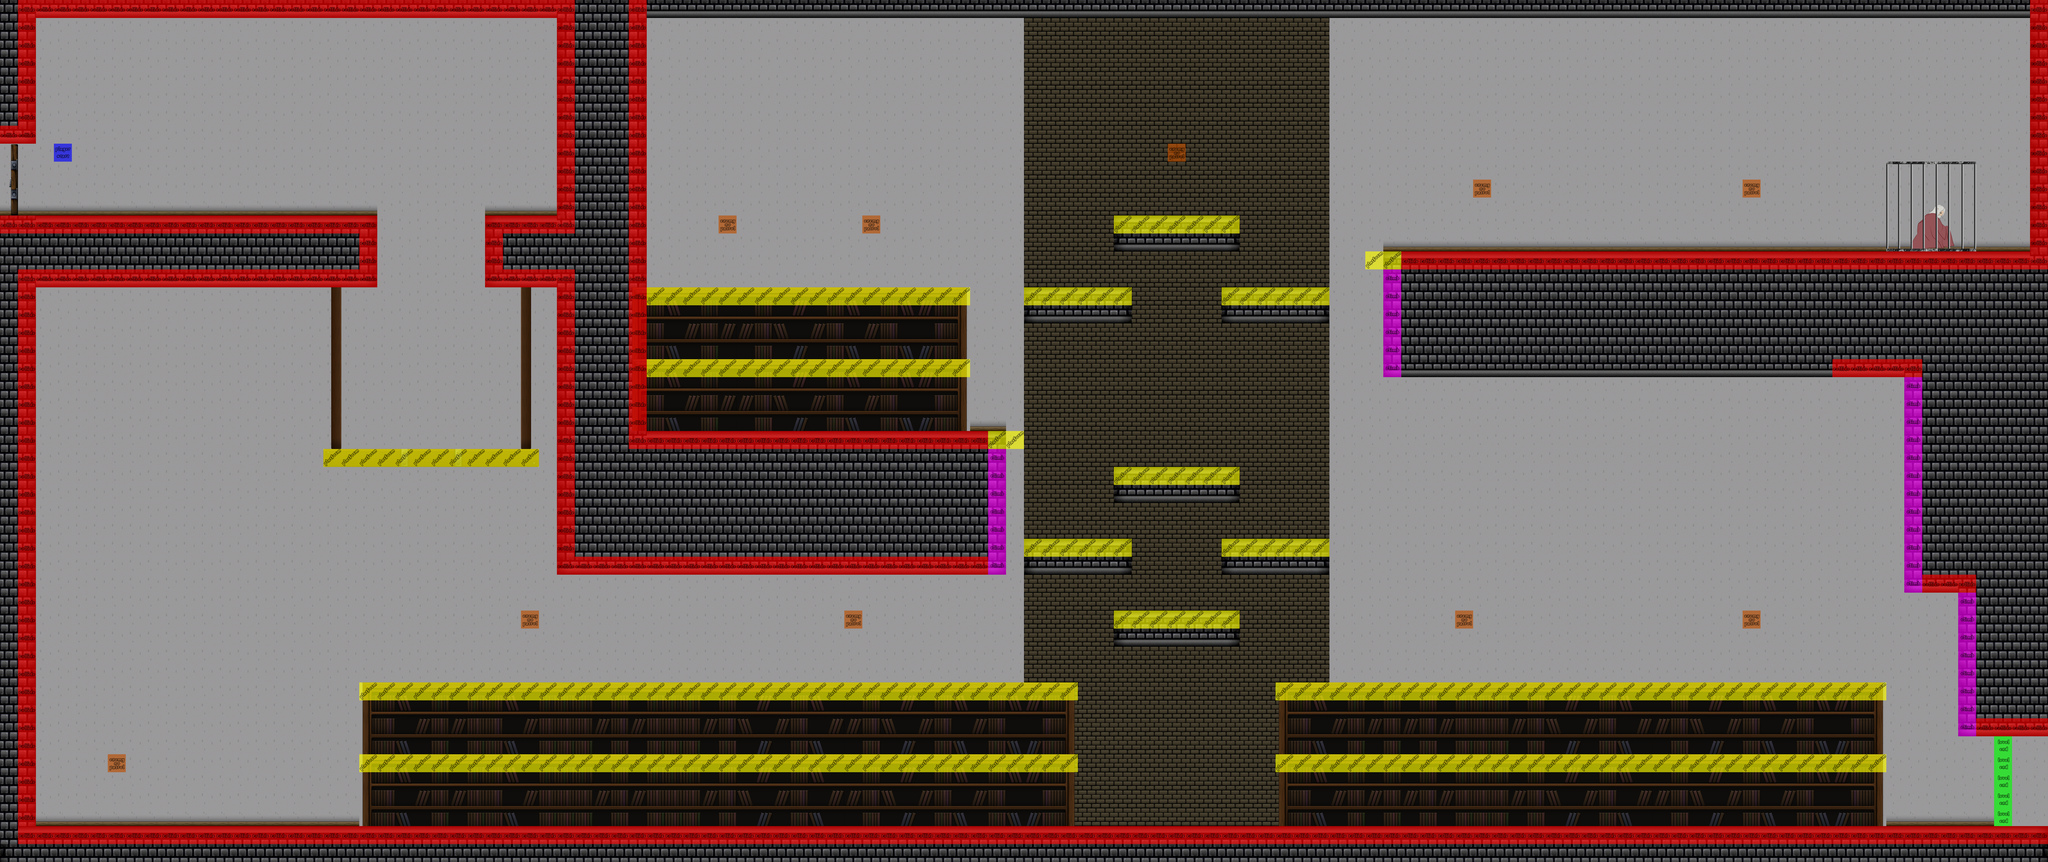

Tiled map render using the project's own tile images. Description and the map definition, with tile-layer contents summarised, below:
An orthogonal 114x48 tile map with 64x64 px tiles, 5 tile layers (Wallpaper, Column, Background, Bookshelves, ...), 9 tilesets.

<map version="1.0" orientation="orthogonal" width="114" height="48" tilewidth="64" tileheight="64">
 <tileset firstgid="1" name="Basic Tiles" tilewidth="64" tileheight="64">
  <image source="tilemap_lv1.png" width="1024" height="1024" />
 </tileset>
 <tileset firstgid="257" name="Meta Tileset" tilewidth="64" tileheight="64">
  <properties>
   <property name="meta" value="" />
  </properties>
  <image source="tileSheet_2.png" width="192" height="256" />
  <tile id="2">
   <properties>
    <property name="type" value="enemy_no_patrol" />
   </properties>
  </tile>
  <tile id="3">
   <properties>
    <property name="type" value="collision" />
   </properties>
  </tile>
  <tile id="4">
   <properties>
    <property name="type" value="jump_through" />
   </properties>
  </tile>
  <tile id="5">
   <properties>
    <property name="type" value="level_end" />
   </properties>
  </tile>
  <tile id="6">
   <properties>
    <property name="type" value="level_begin" />
   </properties>
  </tile>
  <tile id="7">
   <properties>
    <property name="type" value="climb" />
   </properties>
  </tile>
  <tile id="8">
   <properties>
    <property name="type" value="black" />
   </properties>
  </tile>
  <tile id="10">
   <properties>
    <property name="type" value="enemy_patrol" />
   </properties>
  </tile>
  <tile id="11">
   <properties>
    <property name="type" value="cutscene" />
   </properties>
  </tile>
 </tileset>
 <tileset firstgid="269" name="Basic Flip" tilewidth="64" tileheight="64">
  <image source="tilemap_lv1_flip.png" width="1024" height="1024" />
 </tileset>
 <tileset firstgid="525" name="wall_lab" tilewidth="64" tileheight="64">
  <image source="wall_lab.png" width="192" height="192" />
 </tileset>
 <tileset firstgid="534" name="Rei" tilewidth="64" tileheight="64">
  <image source="../images/Rei.png" width="320" height="320" />
 </tileset>
 <tileset firstgid="559" name="estante" tilewidth="64" tileheight="64">
  <image source="../images/estante.png" width="320" height="320" />
 </tileset>
 <tileset firstgid="584" name="estante_flip" tilewidth="64" tileheight="64">
  <image source="../images/estante_flip.png" width="320" height="320" />
 </tileset>
 <tileset firstgid="609" name="estante" tilewidth="64" tileheight="64">
  <image source="estante.png" width="320" height="320" />
 </tileset>
 <tileset firstgid="634" name="estante_flip" tilewidth="64" tileheight="64">
  <image source="estante_flip.png" width="320" height="320" />
 </tileset>
 <layer name="Wallpaper" width="114" height="48">
  <data>[5472 cells, 5472 non-empty, 1 distinct tile ids]</data>
 </layer>
 <layer name="Column" width="114" height="48">
  <data>[5472 cells, 869 non-empty, 2 distinct tile ids]</data>
 </layer>
 <layer name="Background" width="114" height="48">
  <data>[5472 cells, 1295 non-empty, 28 distinct tile ids]</data>
 </layer>
 <layer name="Bookshelves" width="114" height="48">
  <data>[5472 cells, 848 non-empty, 64 distinct tile ids]</data>
 </layer>
 <layer name="Collision" width="114" height="48">
  <data>[5472 cells, 687 non-empty, 6 distinct tile ids]</data>
 </layer>
</map>